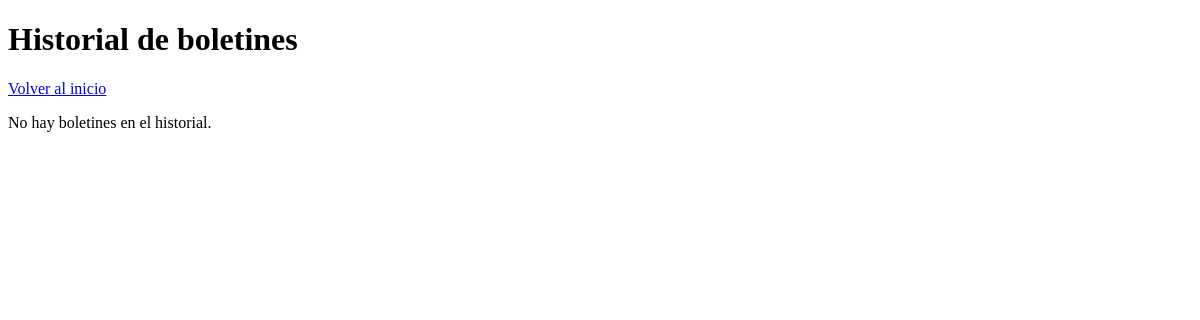
Page /historial/ on the earlier database version.
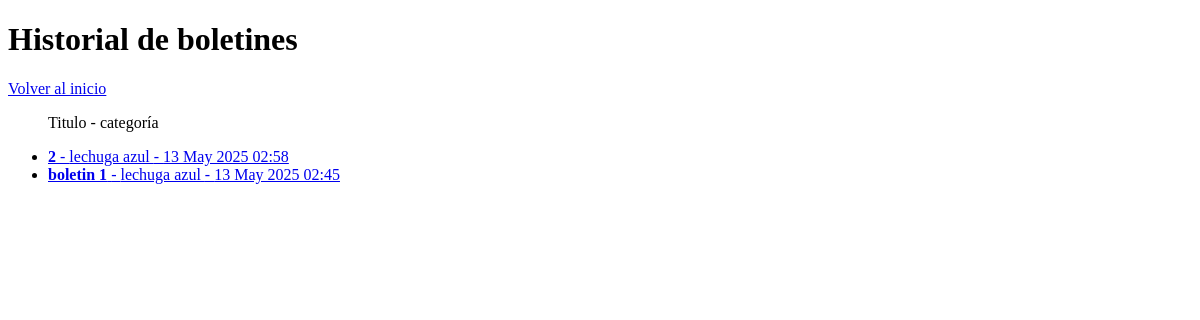
Same page on the later database version.
### app/models.py (models this page shows, shortened)
class Historial(models.Model):
    title = models.CharField(max_length=255)
    content = models.TextField()
    created_at = models.DateTimeField(auto_now_add=True)
    categoria = models.ForeignKey(Categoria, on_delete=models.SET_NULL, null=True, blank=True)

class Categoria(models.Model):
    nombre = models.CharField(max_length=100)

### app/views.py (the view)
# urls.py: path('historial/', views.historial_list, name='historial_list'),
def historial_list(request):
    boletines = Historial.objects.all().order_by('-created_at')
    return render(request, 'historial_list.html', {'boletines': boletines})

### proyectogrupo08/templates/historial_list.html (shortened to what this page needs)
<!DOCTYPE html>
<html lang="es">
<head>
</head>
<body>
    <h1>Historial de boletines</h1>
    <a href="{% url 'index' %}">Volver al inicio</a>
    {% if boletines %}
        <ul>
            <p>Titulo - categoría</p>
            {% for boletin in boletines %}
                <li>
                    <a href="{% url 'historial_detail' boletin.id %}">
                        <strong>{{ boletin.title }}</strong> -
                        {{ boletin.categoria.nombre  }} -
                        {{ boletin.created_at|date:"d M Y H:i" }}
                    </a>
                </li>
            {% endfor %}
        </ul>
    {% else %}
        <p>No hay boletines en el historial.</p>
    {% endif %}
</body>
</html>

Differences in the rows shown:
added Historial: title "2", categoria.nombre "lechuga azul", created_at "13 May 2025 02:58"
added Historial: title "boletin 1", categoria.nombre "lechuga azul", created_at "13 May 2025 02:45"
Other differences:
text no longer shown: "No hay boletines en el historial."
text now shown: "Titulo - categoría"
